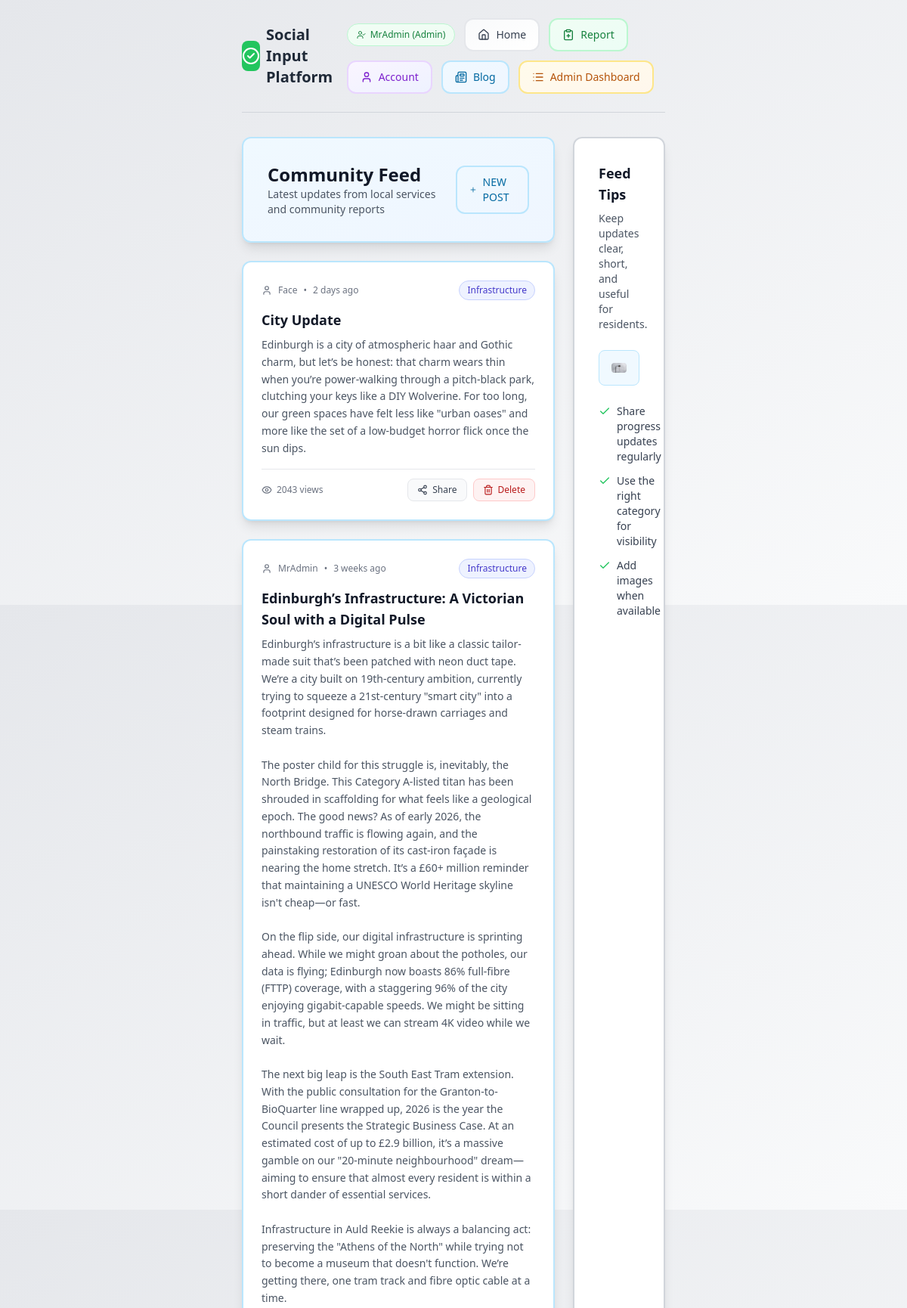
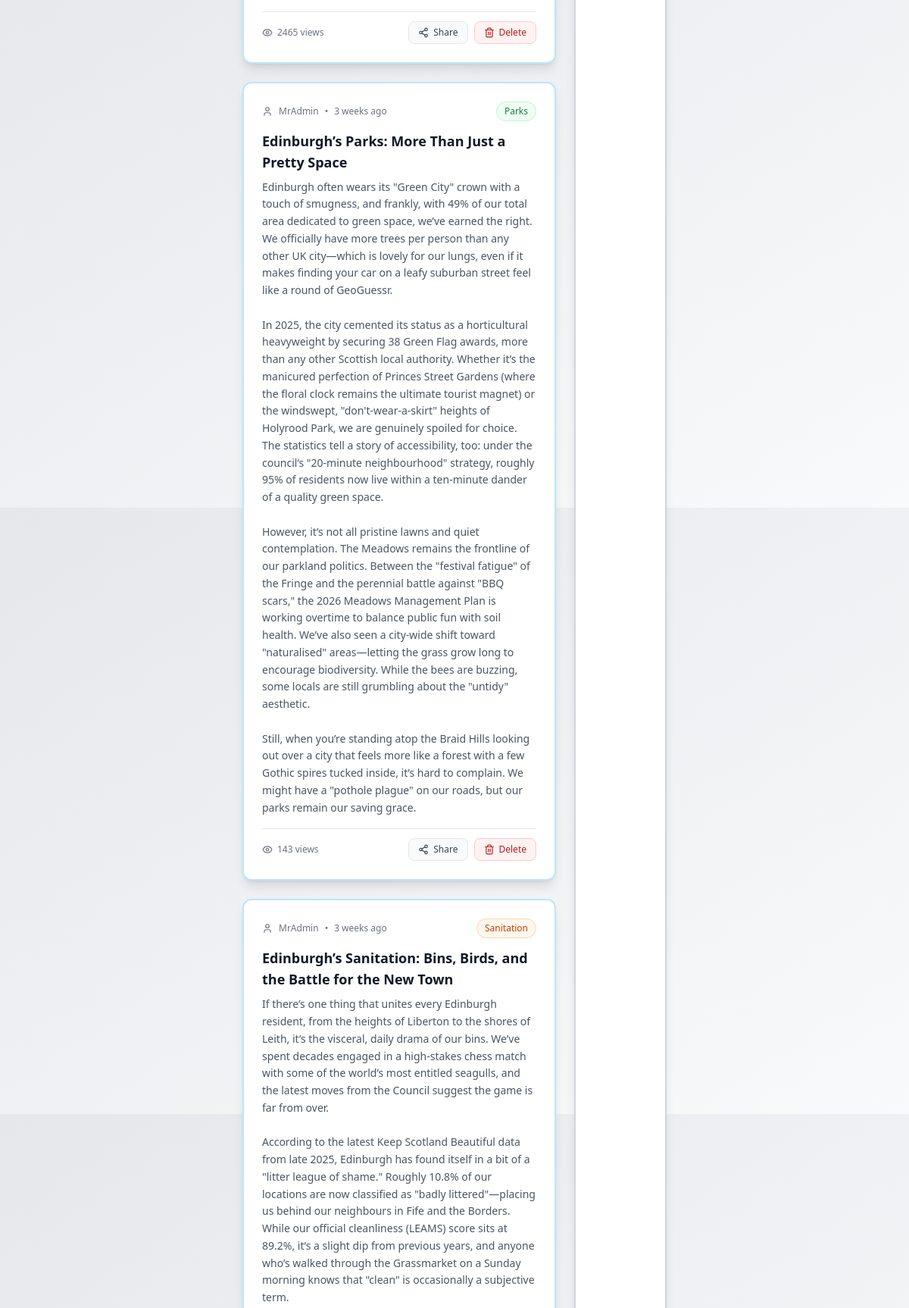
/blog.php (signed in, upper part), run on the app's committed database (2 pictures, top to bottom).
### tables this page shows
CREATE TABLE "blog_posts" (
    id         INTEGER PRIMARY KEY AUTOINCREMENT,
    title      TEXT    NOT NULL,
    category   TEXT    NOT NULL,
    content    TEXT    NOT NULL,
    "author_username" TEXT,
    created_at DATETIME DEFAULT CURRENT_TIMESTAMP,
    FOREIGN KEY ("author_username") REFERENCES users (id)
);

### blog.php (the view, shortened to what this page needs)
<?php
$dbFile   = __DIR__ . DIRECTORY_SEPARATOR . 'DATABASE' . DIRECTORY_SEPARATOR . 'reports.sqlite';
$realPosts = [];
try {
	$pdo = new PDO('sqlite:' . $dbFile);
	$pdo->setAttribute(PDO::ATTR_ERRMODE, PDO::ERRMODE_EXCEPTION);
	$stmt      = $pdo->query('SELECT id, title, category, content, author_username, created_at FROM blog_posts ORDER BY created_at DESC');
	$realPosts = $stmt->fetchAll(PDO::FETCH_ASSOC);
} catch (PDOException $e) {
}
function blog_relative_time($datetime) {
	$ts   = is_numeric($datetime) ? (int)$datetime : strtotime($datetime);
	$diff = time() - $ts;
	$units = [31536000 => 'year', 2592000 => 'month', 604800 => 'week', 86400 => 'day', 3600 => 'hour', 60 => 'minute'];
	foreach ($units as $secs => $name) {
		if ($diff >= $secs) {
			$v = (int)floor($diff / $secs);
			return $v . ' ' . $name . ($v === 1 ? '' : 's') . ' ago';
		}
	}
	return 'just now';
}
?>
<!DOCTYPE html>
<html lang="en">
<head>
	<script src="https://cdn.tailwindcss.com"></script>
</head>
<body class="bg-gradient-to-br from-gray-200 to-gray-50 min-h-screen p-6 px-80">
	<?php include __DIR__ . '/ASSETS/header.php'; ?>
	<div class="grid grid-cols-1 lg:grid-cols-4 gap-6">
		<div class="lg:col-span-3 space-y-6">
			<div class="bg-gradient-to-br from-sky-50 to-blue-50 p-8 rounded-xl shadow-lg border-2 border-sky-200">
				<div class="flex items-center justify-between">
					<div>
						<h1 class="text-2xl font-bold text-gray-900">Community Feed</h1>
						<p class="text-sm text-gray-600">Latest updates from local services and community reports</p>
					</div>
					<a href="new_post.php" class="group relative text-sm px-4 py-2.5 rounded-xl bg-gradient-to-br from-sky-50 to-blue-50 border-2 border-sky-200 text-sky-700 hover:border-sky-300 hover:shadow-md transition-all duration-200 font-medium">
						<span class="flex items-center gap-2">
							<i data-lucide="plus" class="w-4 h-4 group-hover:scale-110 transition-transform"></i>
							NEW POST
						</span>
					</a>
				</div>
			</div>
			<?php
			$badgeStyles = [
				'Roads'          => 'bg-blue-50 text-blue-700 border-blue-200',
				'Parks'          => 'bg-green-50 text-green-700 border-green-200',
				'Lighting'       => 'bg-amber-50 text-amber-700 border-amber-200',
				'Waste'          => 'bg-purple-50 text-purple-700 border-purple-200',
				'Pavements'      => 'bg-cyan-50 text-cyan-700 border-cyan-200',
				'Sanitation'     => 'bg-orange-50 text-orange-700 border-orange-200',
				'Infrastructure' => 'bg-indigo-50 text-indigo-700 border-indigo-200',
				'Community'      => 'bg-teal-50 text-teal-700 border-teal-200',
				'Other'          => 'bg-gray-50 text-gray-700 border-gray-200',
			];
			?>
			<?php foreach ($realPosts as $post):
				$badgeClass = $badgeStyles[$post['category']] ?? $badgeStyles['Other'];
				$relTime    = blog_relative_time($post['created_at']);
			?>
				<article class="bg-white p-6 rounded-xl shadow-lg border-2 border-sky-200">
					<div class="flex items-center justify-between mb-3">
						<div class="flex items-center gap-2 text-xs text-gray-500">
							<i data-lucide="user" class="w-3.5 h-3.5"></i>
							<span><?php echo htmlspecialchars($post['author_username'] ?? 'Community'); ?></span>
							<span>•</span>
							<span><?php echo htmlspecialchars($relTime); ?></span>
						</div>
						<span class="text-xs px-2.5 py-1 rounded-full border <?php echo $badgeClass; ?>">
							<?php echo htmlspecialchars($post['category']); ?>
						</span>
					</div>
					<h2 class="text-lg font-bold text-gray-900 mb-2"><?php echo htmlspecialchars($post['title']); ?></h2>
					<p class="text-sm text-gray-600 leading-relaxed"><?php echo nl2br(htmlspecialchars($post['content'])); ?></p>
					<div class="mt-4 pt-3 border-t border-gray-200 flex items-center justify-between">
						<div class="inline-flex items-center gap-1.5 text-xs text-gray-500">
							<i data-lucide="eye" class="w-3.5 h-3.5"></i>
							<span><?php echo rand(100, 5000); ?> views</span>
						</div>
						<div class="flex items-center gap-2">
							<button type="button" class="share-btn inline-flex items-center gap-1.5 px-3 py-1.5 text-xs rounded-lg border border-gray-200 bg-gray-50 text-gray-700 hover:bg-gray-100 transition">
								<i data-lucide="share-2" class="w-3.5 h-3.5"></i>
								<span class="share-text">Share</span>
							</button>
							<?php if (!empty($_SESSION['is_admin'])): ?>
								<form method="POST" onsubmit="return confirm('Delete this post?');">
									<button type="submit" class="inline-flex items-center gap-1.5 px-3 py-1.5 text-xs rounded-lg border border-red-200 bg-red-50 text-red-700 hover:bg-red-100 transition">
										<i data-lucide="trash-2" class="w-3.5 h-3.5"></i>
										Delete
									</button>
								</form>
							<?php endif; ?>
						</div>
					</div>
				</article>
			<?php endforeach; ?>
		</div>
		<aside class="bg-white p-8 rounded-xl shadow-lg border-2 border-gray-300 space-y-6">
			<div>
				<h2 class="text-lg font-bold text-gray-900 mb-2">Feed Tips</h2>
				<p class="text-sm text-gray-600">Keep updates clear, short, and useful for residents.</p>
			</div>
			<div class="bg-sky-50 p-4 rounded-lg border border-sky-200">
				<img src="IMAGES/lamp.png" alt="Community" class="w-full h-auto rounded">
			</div>
			<ul class="space-y-3 text-sm text-gray-700">
				<li class="flex items-start gap-2">
					<i data-lucide="check" class="w-4 h-4 text-green-500 mt-0.5 flex-shrink-0"></i>
					<span>Share progress updates regularly</span>
				</li>
				<li class="flex items-start gap-2">
					<i data-lucide="check" class="w-4 h-4 text-green-500 mt-0.5 flex-shrink-0"></i>
					<span>Use the right category for visibility</span>
				</li>
				<li class="flex items-start gap-2">
					<i data-lucide="check" class="w-4 h-4 text-green-500 mt-0.5 flex-shrink-0"></i>
					<span>Add images when available</span>
				</li>
			</ul>
		</aside>
	</div>
</body>
</html>

### data on the page
blog_posts: author_username "Face", created_at "2 days ago", category "Infrastructure", title "City Update", content "Edinburgh is a city of atmospheric haar and Gothic charm, but let’s be honest: that charm wears thin when you’re power-walking through a pitch-black park, clutching your keys like a DIY Wolverine. For too long, our green spaces have felt less like \"urban oases\" and more like the set of a low-budget horror flick once the sun dips."
blog_posts: author_username "MrAdmin", created_at "3 weeks ago", category "Infrastructure", title "Edinburgh’s Infrastructure: A Victorian Soul with a Digital Pulse", content "Edinburgh’s infrastructure is a bit like a classic tailor-made suit that’s been patched with neon duct tape. We’re a city built on 19th-century ambition, currently trying to squeeze a 21st-century \"smart city\" into a footprint designed for horse-drawn carriages and steam trains. The poster child for this struggle is, inevitably, the North Bridge. This Category A-listed titan has been shrouded in scaffolding for what feels like a geological epoch. The good news? As of early 2026, the northbound traffic is flowing again, and the painstaking restoration of its cast-iron façade is nearing the home stretch. It’s a £60+ million reminder that maintaining a UNESCO World Heritage skyline isn't…"
blog_posts: author_username "MrAdmin", created_at "3 weeks ago", category "Parks", title "Edinburgh’s Parks: More Than Just a Pretty Space", content "Edinburgh often wears its \"Green City\" crown with a touch of smugness, and frankly, with 49% of our total area dedicated to green space, we’ve earned the right. We officially have more trees per person than any other UK city—which is lovely for our lungs, even if it makes finding your car on a leafy suburban street feel like a round of GeoGuessr. In 2025, the city cemented its status as a horticultural heavyweight by securing 38 Green Flag awards, more than any other Scottish local authority. Whether it’s the manicured perfection of Princes Street Gardens (where the floral clock remains the ultimate tourist magnet) or the windswept, \"don't-wear-a-skirt\" heights of Holyrood Park, we are…"
blog_posts: author_username "MrAdmin", created_at "3 weeks ago", category "Sanitation", title "Edinburgh’s Sanitation: Bins, Birds, and the Battle for the New Town", content "If there’s one thing that unites every Edinburgh resident, from the heights of Liberton to the shores of Leith, it’s the visceral, daily drama of our bins. We’ve spent decades engaged in a high-stakes chess match with some of the world’s most entitled seagulls, and the latest moves from the Council suggest the game is far from over. According to the latest Keep Scotland Beautiful data from late 2025, Edinburgh has found itself in a bit of a \"litter league of shame.\" Roughly 10.8% of our locations are now classified as \"badly littered\"—placing us behind our neighbours in Fife and the Borders. While our official cleanliness (LEAMS) score sits at 89.2%, it’s a slight dip from previous years,…"

### other printed values
$username "MrAdmin"
